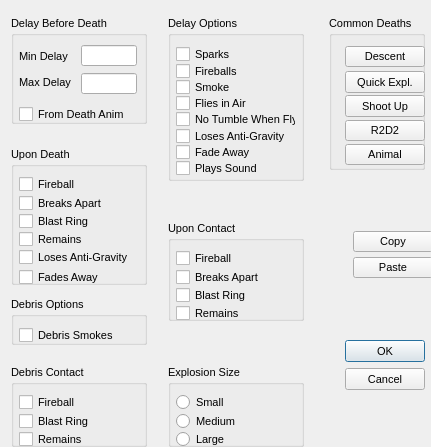
<?xml version="1.0"?>
<ui version="4.0">
  <class>DeathDialog</class>
  <widget class="QDialog" name="IDD_DEATH_DIALOG">
    <property name="geometry">
      <rect>
        <x>0</x>
        <y>0</y>
        <width>431</width>
        <height>447</height>
      </rect>
    </property>
    <property name="windowTitle">
      <string>Object Death Settings</string>
    </property>
    <property name="font">
      <font>
        <family>Liberation Sans</family>
        <pointsize>8</pointsize>
        <bold>false</bold>
        <italic>false</italic>
      </font>
    </property>
    <property name="enabled">
      <bool>true</bool>
    </property>
    <property name="windowFlags">
      <set>Qt::Dialog|Qt::WindowCloseButtonHint</set>
    </property>
    <property name="minimumSize">
      <size>
        <width>431</width>
        <height>447</height>
      </size>
    </property>
    <property name="maximumSize">
      <size>
        <width>431</width>
        <height>447</height>
      </size>
    </property>
    <widget class="QGroupBox" name="IDC_STATIC">
      <property name="geometry">
        <rect>
          <x>11</x>
          <y>16</y>
          <width>136</width>
          <height>108</height>
        </rect>
      </property>
      <property name="title">
        <string>Delay Before Death</string>
      </property>
      <property name="visible">
        <bool>true</bool>
      </property>
      <property name="enabled">
        <bool>true</bool>
      </property>
      <property name="flat">
        <bool>false</bool>
      </property>
      <widget class="QLineEdit" name="IDC_DEATH_DELAY_MIN">
        <property name="geometry">
          <rect>
            <x>70</x>
            <y>29</y>
            <width>56</width>
            <height>21</height>
          </rect>
        </property>
        <property name="visible">
          <bool>true</bool>
        </property>
        <property name="enabled">
          <bool>true</bool>
        </property>
      </widget>
      <widget class="QLabel" name="IDC_DEATH_DELAY_MIN_LABEL">
        <property name="geometry">
          <rect>
            <x>8</x>
            <y>34</y>
            <width>57</width>
            <height>13</height>
          </rect>
        </property>
        <property name="text">
          <string>Min Delay</string>
        </property>
        <property name="visible">
          <bool>true</bool>
        </property>
        <property name="enabled">
          <bool>true</bool>
        </property>
        <property name="alignment">
          <set>Qt::AlignLeft</set>
        </property>
      </widget>
      <widget class="QLineEdit" name="IDC_DEATH_DELAY_MAX">
        <property name="geometry">
          <rect>
            <x>70</x>
            <y>57</y>
            <width>56</width>
            <height>21</height>
          </rect>
        </property>
        <property name="visible">
          <bool>true</bool>
        </property>
        <property name="enabled">
          <bool>true</bool>
        </property>
      </widget>
      <widget class="QLabel" name="IDC_DEATH_DELAY_MAX_LABEL">
        <property name="geometry">
          <rect>
            <x>8</x>
            <y>60</y>
            <width>57</width>
            <height>13</height>
          </rect>
        </property>
        <property name="text">
          <string>Max Delay</string>
        </property>
        <property name="visible">
          <bool>true</bool>
        </property>
        <property name="enabled">
          <bool>true</bool>
        </property>
        <property name="alignment">
          <set>Qt::AlignLeft</set>
        </property>
      </widget>
      <widget class="QCheckBox" name="IDC_DEATH_DELAY_FROM_ANIM">
        <property name="geometry">
          <rect>
            <x>8</x>
            <y>90</y>
            <width>109</width>
            <height>16</height>
          </rect>
        </property>
        <property name="text">
          <string>From Death Anim</string>
        </property>
        <property name="visible">
          <bool>true</bool>
        </property>
        <property name="enabled">
          <bool>true</bool>
        </property>
      </widget>
    </widget>
    <widget class="QGroupBox" name="IDC_DEATH_DELAY_GROUP">
      <property name="geometry">
        <rect>
          <x>168</x>
          <y>16</y>
          <width>136</width>
          <height>165</height>
        </rect>
      </property>
      <property name="title">
        <string>Delay Options</string>
      </property>
      <property name="visible">
        <bool>true</bool>
      </property>
      <property name="enabled">
        <bool>true</bool>
      </property>
      <property name="flat">
        <bool>false</bool>
      </property>
      <widget class="QCheckBox" name="IDC_DEATH_DELAY_SPARKS">
        <property name="geometry">
          <rect>
            <x>8</x>
            <y>30</y>
            <width>120</width>
            <height>16</height>
          </rect>
        </property>
        <property name="text">
          <string>Sparks</string>
        </property>
        <property name="visible">
          <bool>true</bool>
        </property>
        <property name="enabled">
          <bool>true</bool>
        </property>
      </widget>
      <widget class="QCheckBox" name="IDC_DEATH_DELAY_FIREBALLS">
        <property name="geometry">
          <rect>
            <x>8</x>
            <y>47</y>
            <width>120</width>
            <height>16</height>
          </rect>
        </property>
        <property name="text">
          <string>Fireballs</string>
        </property>
        <property name="visible">
          <bool>true</bool>
        </property>
        <property name="enabled">
          <bool>true</bool>
        </property>
      </widget>
      <widget class="QCheckBox" name="IDC_DEATH_DELAY_SMOKE">
        <property name="geometry">
          <rect>
            <x>8</x>
            <y>63</y>
            <width>120</width>
            <height>16</height>
          </rect>
        </property>
        <property name="text">
          <string>Smoke</string>
        </property>
        <property name="visible">
          <bool>true</bool>
        </property>
        <property name="enabled">
          <bool>true</bool>
        </property>
      </widget>
      <widget class="QCheckBox" name="IDC_DEATH_DELAY_FLYING">
        <property name="geometry">
          <rect>
            <x>8</x>
            <y>79</y>
            <width>120</width>
            <height>16</height>
          </rect>
        </property>
        <property name="text">
          <string>Flies in Air</string>
        </property>
        <property name="visible">
          <bool>true</bool>
        </property>
        <property name="enabled">
          <bool>true</bool>
        </property>
      </widget>
      <widget class="QCheckBox" name="IDC_DEATH_DELAY_NO_TUMBLE">
        <property name="geometry">
          <rect>
            <x>8</x>
            <y>95</y>
            <width>120</width>
            <height>16</height>
          </rect>
        </property>
        <property name="text">
          <string>No Tumble When Fly</string>
        </property>
        <property name="visible">
          <bool>true</bool>
        </property>
        <property name="enabled">
          <bool>true</bool>
        </property>
      </widget>
      <widget class="QCheckBox" name="IDC_DEATH_DELAY_LOSES_ANTIGRAV">
        <property name="geometry">
          <rect>
            <x>8</x>
            <y>112</y>
            <width>120</width>
            <height>16</height>
          </rect>
        </property>
        <property name="text">
          <string>Loses Anti-Gravity</string>
        </property>
        <property name="visible">
          <bool>true</bool>
        </property>
        <property name="enabled">
          <bool>true</bool>
        </property>
      </widget>
      <widget class="QCheckBox" name="IDC_DEATH_DELAY_FADE_AWAY">
        <property name="geometry">
          <rect>
            <x>8</x>
            <y>128</y>
            <width>120</width>
            <height>16</height>
          </rect>
        </property>
        <property name="text">
          <string>Fade Away</string>
        </property>
        <property name="visible">
          <bool>true</bool>
        </property>
        <property name="enabled">
          <bool>true</bool>
        </property>
      </widget>
      <widget class="QCheckBox" name="IDC_DEATH_DELAY_SOUND">
        <property name="geometry">
          <rect>
            <x>8</x>
            <y>144</y>
            <width>120</width>
            <height>16</height>
          </rect>
        </property>
        <property name="text">
          <string>Plays Sound</string>
        </property>
        <property name="visible">
          <bool>true</bool>
        </property>
        <property name="enabled">
          <bool>true</bool>
        </property>
      </widget>
    </widget>
    <widget class="QGroupBox" name="IDC_STATIC_2">
      <property name="geometry">
        <rect>
          <x>329</x>
          <y>16</y>
          <width>96</width>
          <height>154</height>
        </rect>
      </property>
      <property name="title">
        <string>Common Deaths</string>
      </property>
      <property name="visible">
        <bool>true</bool>
      </property>
      <property name="enabled">
        <bool>true</bool>
      </property>
      <property name="flat">
        <bool>false</bool>
      </property>
      <widget class="QPushButton" name="IDC_DEATH_COMMON_DESCENT">
        <property name="geometry">
          <rect>
            <x>16</x>
            <y>30</y>
            <width>80</width>
            <height>21</height>
          </rect>
        </property>
        <property name="text">
          <string>Descent</string>
        </property>
        <property name="visible">
          <bool>true</bool>
        </property>
        <property name="enabled">
          <bool>true</bool>
        </property>
        <property name="default">
          <bool>false</bool>
        </property>
        <property name="autoDefault">
          <bool>false</bool>
        </property>
      </widget>
      <widget class="QPushButton" name="IDC_DEATH_COMMON_QUICK_EXPLOSION">
        <property name="geometry">
          <rect>
            <x>16</x>
            <y>55</y>
            <width>80</width>
            <height>22</height>
          </rect>
        </property>
        <property name="text">
          <string>Quick Expl.</string>
        </property>
        <property name="visible">
          <bool>true</bool>
        </property>
        <property name="enabled">
          <bool>true</bool>
        </property>
        <property name="default">
          <bool>false</bool>
        </property>
        <property name="autoDefault">
          <bool>false</bool>
        </property>
      </widget>
      <widget class="QPushButton" name="IDC_DEATH_COMMON_SHOOT_UP">
        <property name="geometry">
          <rect>
            <x>16</x>
            <y>79</y>
            <width>80</width>
            <height>22</height>
          </rect>
        </property>
        <property name="text">
          <string>Shoot Up</string>
        </property>
        <property name="visible">
          <bool>true</bool>
        </property>
        <property name="enabled">
          <bool>true</bool>
        </property>
        <property name="default">
          <bool>false</bool>
        </property>
        <property name="autoDefault">
          <bool>false</bool>
        </property>
      </widget>
      <widget class="QPushButton" name="IDC_DEATH_COMMON_R2D2">
        <property name="geometry">
          <rect>
            <x>16</x>
            <y>104</y>
            <width>80</width>
            <height>21</height>
          </rect>
        </property>
        <property name="text">
          <string>R2D2</string>
        </property>
        <property name="visible">
          <bool>true</bool>
        </property>
        <property name="enabled">
          <bool>true</bool>
        </property>
        <property name="default">
          <bool>false</bool>
        </property>
        <property name="autoDefault">
          <bool>false</bool>
        </property>
      </widget>
      <widget class="QPushButton" name="IDC_DEATH_COMMON_ANIMAL">
        <property name="geometry">
          <rect>
            <x>16</x>
            <y>128</y>
            <width>80</width>
            <height>21</height>
          </rect>
        </property>
        <property name="text">
          <string>Animal</string>
        </property>
        <property name="visible">
          <bool>true</bool>
        </property>
        <property name="enabled">
          <bool>true</bool>
        </property>
        <property name="default">
          <bool>false</bool>
        </property>
        <property name="autoDefault">
          <bool>false</bool>
        </property>
      </widget>
    </widget>
    <widget class="QGroupBox" name="IDC_DEATH_STATIC">
      <property name="geometry">
        <rect>
          <x>11</x>
          <y>147</y>
          <width>136</width>
          <height>138</height>
        </rect>
      </property>
      <property name="title">
        <string>Upon Death</string>
      </property>
      <property name="visible">
        <bool>true</bool>
      </property>
      <property name="enabled">
        <bool>true</bool>
      </property>
      <property name="flat">
        <bool>false</bool>
      </property>
      <widget class="QCheckBox" name="IDC_DEATH_FIREBALL">
        <property name="geometry">
          <rect>
            <x>8</x>
            <y>30</y>
            <width>88</width>
            <height>15</height>
          </rect>
        </property>
        <property name="text">
          <string>Fireball</string>
        </property>
        <property name="visible">
          <bool>true</bool>
        </property>
        <property name="enabled">
          <bool>true</bool>
        </property>
      </widget>
      <widget class="QCheckBox" name="IDC_DEATH_BREAKS_APART">
        <property name="geometry">
          <rect>
            <x>8</x>
            <y>49</y>
            <width>88</width>
            <height>15</height>
          </rect>
        </property>
        <property name="text">
          <string>Breaks Apart</string>
        </property>
        <property name="visible">
          <bool>true</bool>
        </property>
        <property name="enabled">
          <bool>true</bool>
        </property>
      </widget>
      <widget class="QCheckBox" name="IDC_DEATH_BLAST_RING">
        <property name="geometry">
          <rect>
            <x>8</x>
            <y>67</y>
            <width>88</width>
            <height>15</height>
          </rect>
        </property>
        <property name="text">
          <string>Blast Ring</string>
        </property>
        <property name="visible">
          <bool>true</bool>
        </property>
        <property name="enabled">
          <bool>true</bool>
        </property>
      </widget>
      <widget class="QCheckBox" name="IDC_DEATH_REMAINS">
        <property name="geometry">
          <rect>
            <x>8</x>
            <y>85</y>
            <width>88</width>
            <height>15</height>
          </rect>
        </property>
        <property name="text">
          <string>Remains</string>
        </property>
        <property name="visible">
          <bool>true</bool>
        </property>
        <property name="enabled">
          <bool>true</bool>
        </property>
      </widget>
      <widget class="QCheckBox" name="IDC_DEATH_LOSES_ANTIGRAV">
        <property name="geometry">
          <rect>
            <x>8</x>
            <y>103</y>
            <width>112</width>
            <height>15</height>
          </rect>
        </property>
        <property name="text">
          <string>Loses Anti-Gravity</string>
        </property>
        <property name="visible">
          <bool>true</bool>
        </property>
        <property name="enabled">
          <bool>true</bool>
        </property>
      </widget>
      <widget class="QCheckBox" name="IDC_DEATH_FADES_AWAY">
        <property name="geometry">
          <rect>
            <x>8</x>
            <y>122</y>
            <width>120</width>
            <height>16</height>
          </rect>
        </property>
        <property name="text">
          <string>Fades Away</string>
        </property>
        <property name="visible">
          <bool>true</bool>
        </property>
        <property name="enabled">
          <bool>true</bool>
        </property>
      </widget>
    </widget>
    <widget class="QGroupBox" name="IDC_DEATH_CONTACT_GROUP">
      <property name="geometry">
        <rect>
          <x>168</x>
          <y>221</y>
          <width>136</width>
          <height>100</height>
        </rect>
      </property>
      <property name="title">
        <string>Upon Contact</string>
      </property>
      <property name="visible">
        <bool>true</bool>
      </property>
      <property name="enabled">
        <bool>true</bool>
      </property>
      <property name="flat">
        <bool>false</bool>
      </property>
      <widget class="QCheckBox" name="IDC_DEATH_CONTACT_FIREBALL">
        <property name="geometry">
          <rect>
            <x>8</x>
            <y>30</y>
            <width>88</width>
            <height>15</height>
          </rect>
        </property>
        <property name="text">
          <string>Fireball</string>
        </property>
        <property name="visible">
          <bool>true</bool>
        </property>
        <property name="enabled">
          <bool>true</bool>
        </property>
      </widget>
      <widget class="QCheckBox" name="IDC_DEATH_CONTACT_BREAKS_APART">
        <property name="geometry">
          <rect>
            <x>8</x>
            <y>49</y>
            <width>88</width>
            <height>15</height>
          </rect>
        </property>
        <property name="text">
          <string>Breaks Apart</string>
        </property>
        <property name="visible">
          <bool>true</bool>
        </property>
        <property name="enabled">
          <bool>true</bool>
        </property>
      </widget>
      <widget class="QCheckBox" name="IDC_DEATH_CONTACT_BLAST_RING">
        <property name="geometry">
          <rect>
            <x>8</x>
            <y>67</y>
            <width>88</width>
            <height>15</height>
          </rect>
        </property>
        <property name="text">
          <string>Blast Ring</string>
        </property>
        <property name="visible">
          <bool>true</bool>
        </property>
        <property name="enabled">
          <bool>true</bool>
        </property>
      </widget>
      <widget class="QCheckBox" name="IDC_DEATH_CONTACT_REMAINS">
        <property name="geometry">
          <rect>
            <x>8</x>
            <y>85</y>
            <width>88</width>
            <height>15</height>
          </rect>
        </property>
        <property name="text">
          <string>Remains</string>
        </property>
        <property name="visible">
          <bool>true</bool>
        </property>
        <property name="enabled">
          <bool>true</bool>
        </property>
      </widget>
    </widget>
    <widget class="QGroupBox" name="IDC_DEATH_DEBRIS_OPTIONS_GROUP">
      <property name="geometry">
        <rect>
          <x>11</x>
          <y>297</y>
          <width>136</width>
          <height>48</height>
        </rect>
      </property>
      <property name="title">
        <string>Debris Options</string>
      </property>
      <property name="visible">
        <bool>true</bool>
      </property>
      <property name="enabled">
        <bool>true</bool>
      </property>
      <property name="flat">
        <bool>false</bool>
      </property>
      <widget class="QCheckBox" name="IDC_DEATH_DEBRIS_SMOKES">
        <property name="geometry">
          <rect>
            <x>8</x>
            <y>30</y>
            <width>112</width>
            <height>16</height>
          </rect>
        </property>
        <property name="text">
          <string>Debris Smokes</string>
        </property>
        <property name="visible">
          <bool>true</bool>
        </property>
        <property name="enabled">
          <bool>true</bool>
        </property>
      </widget>
    </widget>
    <widget class="QGroupBox" name="IDC_DEATH_DEBRIS_CONTACT_GROUP">
      <property name="geometry">
        <rect>
          <x>11</x>
          <y>365</y>
          <width>136</width>
          <height>82</height>
        </rect>
      </property>
      <property name="title">
        <string>Debris Contact</string>
      </property>
      <property name="visible">
        <bool>true</bool>
      </property>
      <property name="enabled">
        <bool>true</bool>
      </property>
      <property name="flat">
        <bool>false</bool>
      </property>
      <widget class="QCheckBox" name="IDC_DEATH_DEBRIS_CONTACT_FIREBALL">
        <property name="geometry">
          <rect>
            <x>8</x>
            <y>30</y>
            <width>88</width>
            <height>15</height>
          </rect>
        </property>
        <property name="text">
          <string>Fireball</string>
        </property>
        <property name="visible">
          <bool>true</bool>
        </property>
        <property name="enabled">
          <bool>true</bool>
        </property>
      </widget>
      <widget class="QCheckBox" name="IDC_DEATH_DEBRIS_CONTACT_BLAST_RING">
        <property name="geometry">
          <rect>
            <x>8</x>
            <y>49</y>
            <width>88</width>
            <height>15</height>
          </rect>
        </property>
        <property name="text">
          <string>Blast Ring</string>
        </property>
        <property name="visible">
          <bool>true</bool>
        </property>
        <property name="enabled">
          <bool>true</bool>
        </property>
      </widget>
      <widget class="QCheckBox" name="IDC_DEATH_DEBRIS_CONTACT_REMAINS">
        <property name="geometry">
          <rect>
            <x>8</x>
            <y>67</y>
            <width>88</width>
            <height>15</height>
          </rect>
        </property>
        <property name="text">
          <string>Remains</string>
        </property>
        <property name="visible">
          <bool>true</bool>
        </property>
        <property name="enabled">
          <bool>true</bool>
        </property>
      </widget>
    </widget>
    <widget class="QGroupBox" name="IDC_DEATH_EXPLOSION_OPTIONS_GROUP">
      <property name="geometry">
        <rect>
          <x>168</x>
          <y>365</y>
          <width>136</width>
          <height>82</height>
        </rect>
      </property>
      <property name="title">
        <string>Explosion Size</string>
      </property>
      <property name="visible">
        <bool>true</bool>
      </property>
      <property name="enabled">
        <bool>true</bool>
      </property>
      <property name="flat">
        <bool>false</bool>
      </property>
      <widget class="QRadioButton" name="IDC_DEATH_EXPLOSION_SMALL">
        <property name="geometry">
          <rect>
            <x>8</x>
            <y>30</y>
            <width>64</width>
            <height>15</height>
          </rect>
        </property>
        <property name="text">
          <string>Small</string>
        </property>
        <property name="visible">
          <bool>true</bool>
        </property>
        <property name="enabled">
          <bool>true</bool>
        </property>
      </widget>
      <widget class="QRadioButton" name="IDC_DEATH_EXPLOSION_MEDIUM">
        <property name="geometry">
          <rect>
            <x>8</x>
            <y>49</y>
            <width>64</width>
            <height>15</height>
          </rect>
        </property>
        <property name="text">
          <string>Medium</string>
        </property>
        <property name="visible">
          <bool>true</bool>
        </property>
        <property name="enabled">
          <bool>true</bool>
        </property>
      </widget>
      <widget class="QRadioButton" name="IDC_DEATH_EXPLOSION_LARGE">
        <property name="geometry">
          <rect>
            <x>8</x>
            <y>67</y>
            <width>64</width>
            <height>15</height>
          </rect>
        </property>
        <property name="text">
          <string>Large</string>
        </property>
        <property name="visible">
          <bool>true</bool>
        </property>
        <property name="enabled">
          <bool>true</bool>
        </property>
      </widget>
    </widget>
    <widget class="QPushButton" name="IDC_DEATH_COPY">
      <property name="geometry">
        <rect>
          <x>353</x>
          <y>231</y>
          <width>80</width>
          <height>21</height>
        </rect>
      </property>
      <property name="text">
        <string>Copy</string>
      </property>
      <property name="visible">
        <bool>true</bool>
      </property>
      <property name="enabled">
        <bool>true</bool>
      </property>
      <property name="default">
        <bool>false</bool>
      </property>
      <property name="autoDefault">
        <bool>false</bool>
      </property>
    </widget>
    <widget class="QPushButton" name="IDC_DEATH_PASTE">
      <property name="geometry">
        <rect>
          <x>353</x>
          <y>257</y>
          <width>80</width>
          <height>21</height>
        </rect>
      </property>
      <property name="text">
        <string>Paste</string>
      </property>
      <property name="visible">
        <bool>true</bool>
      </property>
      <property name="enabled">
        <bool>true</bool>
      </property>
      <property name="default">
        <bool>false</bool>
      </property>
      <property name="autoDefault">
        <bool>false</bool>
      </property>
    </widget>
    <widget class="QPushButton" name="IDOK">
      <property name="geometry">
        <rect>
          <x>345</x>
          <y>340</y>
          <width>80</width>
          <height>22</height>
        </rect>
      </property>
      <property name="text">
        <string>OK</string>
      </property>
      <property name="visible">
        <bool>true</bool>
      </property>
      <property name="enabled">
        <bool>true</bool>
      </property>
      <property name="default">
        <bool>true</bool>
      </property>
      <property name="autoDefault">
        <bool>true</bool>
      </property>
    </widget>
    <widget class="QPushButton" name="IDCANCEL">
      <property name="geometry">
        <rect>
          <x>345</x>
          <y>368</y>
          <width>80</width>
          <height>22</height>
        </rect>
      </property>
      <property name="text">
        <string>Cancel</string>
      </property>
      <property name="visible">
        <bool>true</bool>
      </property>
      <property name="enabled">
        <bool>true</bool>
      </property>
      <property name="default">
        <bool>false</bool>
      </property>
      <property name="autoDefault">
        <bool>false</bool>
      </property>
    </widget>
  </widget>
</ui>
